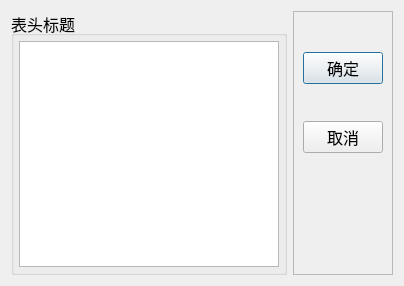
<?xml version="1.0" encoding="UTF-8"?>
<ui version="4.0">
 <class>QWDialogHeaders</class>
 <widget class="QDialog" name="QWDialogHeaders">
  <property name="geometry">
   <rect>
    <x>0</x>
    <y>0</y>
    <width>404</width>
    <height>286</height>
   </rect>
  </property>
  <property name="font">
   <font>
    <family>Times New Roman</family>
    <pointsize>12</pointsize>
   </font>
  </property>
  <property name="windowTitle">
   <string>设置表头标题</string>
  </property>
  <layout class="QVBoxLayout" name="verticalLayout_3">
   <item>
    <layout class="QHBoxLayout" name="horizontalLayout">
     <item>
      <widget class="QGroupBox" name="groupBox">
       <property name="title">
        <string>表头标题</string>
       </property>
       <layout class="QVBoxLayout" name="verticalLayout">
        <property name="spacing">
         <number>4</number>
        </property>
        <property name="leftMargin">
         <number>5</number>
        </property>
        <property name="topMargin">
         <number>5</number>
        </property>
        <property name="rightMargin">
         <number>5</number>
        </property>
        <property name="bottomMargin">
         <number>5</number>
        </property>
        <item>
         <widget class="QListView" name="listView"/>
        </item>
       </layout>
      </widget>
     </item>
     <item>
      <widget class="QFrame" name="frame">
       <property name="frameShape">
        <enum>QFrame::StyledPanel</enum>
       </property>
       <property name="frameShadow">
        <enum>QFrame::Raised</enum>
       </property>
       <layout class="QVBoxLayout" name="verticalLayout_2">
        <item>
         <spacer name="verticalSpacer_4">
          <property name="orientation">
           <enum>Qt::Vertical</enum>
          </property>
          <property name="sizeHint" stdset="0">
           <size>
            <width>20</width>
            <height>40</height>
           </size>
          </property>
         </spacer>
        </item>
        <item>
         <widget class="QPushButton" name="btnOK">
          <property name="text">
           <string>确定</string>
          </property>
          <property name="icon">
           <iconset resource="images.qrc">
            <normaloff>:/images/704.bmp</normaloff>:/images/704.bmp</iconset>
          </property>
         </widget>
        </item>
        <item>
         <spacer name="verticalSpacer_2">
          <property name="orientation">
           <enum>Qt::Vertical</enum>
          </property>
          <property name="sizeHint" stdset="0">
           <size>
            <width>20</width>
            <height>40</height>
           </size>
          </property>
         </spacer>
        </item>
        <item>
         <widget class="QPushButton" name="btnCancel">
          <property name="text">
           <string>取消</string>
          </property>
          <property name="icon">
           <iconset resource="images.qrc">
            <normaloff>:/images/706.bmp</normaloff>:/images/706.bmp</iconset>
          </property>
         </widget>
        </item>
        <item>
         <spacer name="verticalSpacer">
          <property name="orientation">
           <enum>Qt::Vertical</enum>
          </property>
          <property name="sizeHint" stdset="0">
           <size>
            <width>20</width>
            <height>28</height>
           </size>
          </property>
         </spacer>
        </item>
        <item>
         <spacer name="verticalSpacer_6">
          <property name="orientation">
           <enum>Qt::Vertical</enum>
          </property>
          <property name="sizeHint" stdset="0">
           <size>
            <width>20</width>
            <height>40</height>
           </size>
          </property>
         </spacer>
        </item>
        <item>
         <spacer name="verticalSpacer_5">
          <property name="orientation">
           <enum>Qt::Vertical</enum>
          </property>
          <property name="sizeHint" stdset="0">
           <size>
            <width>20</width>
            <height>40</height>
           </size>
          </property>
         </spacer>
        </item>
        <item>
         <spacer name="verticalSpacer_3">
          <property name="orientation">
           <enum>Qt::Vertical</enum>
          </property>
          <property name="sizeHint" stdset="0">
           <size>
            <width>20</width>
            <height>40</height>
           </size>
          </property>
         </spacer>
        </item>
       </layout>
      </widget>
     </item>
    </layout>
   </item>
  </layout>
 </widget>
 <resources>
  <include location="images.qrc"/>
 </resources>
 <connections>
  <connection>
   <sender>btnOK</sender>
   <signal>clicked()</signal>
   <receiver>QWDialogHeaders</receiver>
   <slot>accept()</slot>
   <hints>
    <hint type="sourcelabel">
     <x>277</x>
     <y>73</y>
    </hint>
    <hint type="destinationlabel">
     <x>167</x>
     <y>168</y>
    </hint>
   </hints>
  </connection>
  <connection>
   <sender>btnCancel</sender>
   <signal>clicked()</signal>
   <receiver>QWDialogHeaders</receiver>
   <slot>reject()</slot>
   <hints>
    <hint type="sourcelabel">
     <x>277</x>
     <y>146</y>
    </hint>
    <hint type="destinationlabel">
     <x>167</x>
     <y>168</y>
    </hint>
   </hints>
  </connection>
 </connections>
</ui>
